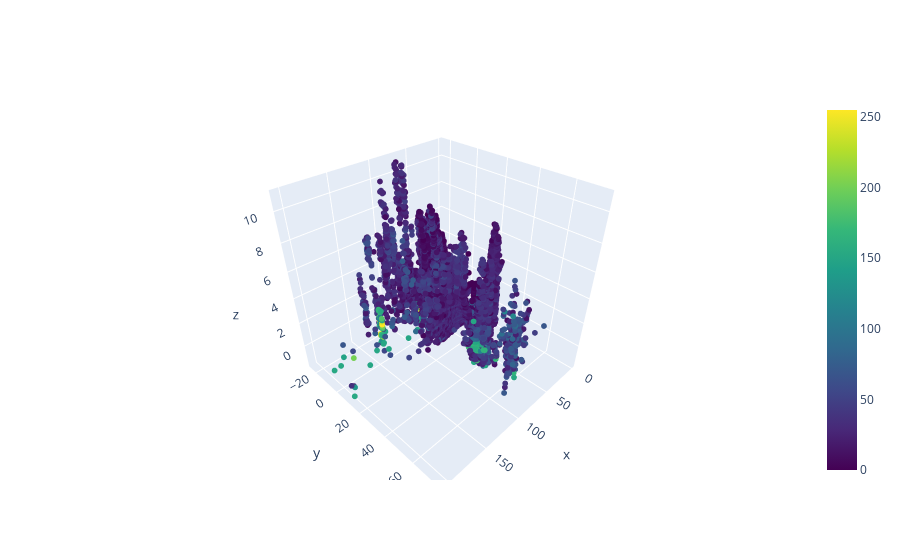

Notebook source saved alongside this figure:
### Markdown cell above
#### PointCloud2

### Code cell
# Select the recording to work with
df_info = r.select_recording_by_name("rtb")

# Load one LiDAR topic into a DataFrame
df_pc = r.read_topic("/sensor_stack/lidars/lid_1/livox/lidar_192_168_1_150")

# Extract the first point cloud frame (x, y, z, intensity)
points = df_pc.loc[0, "points"]

# Visualize the point cloud in 3D
fig = go.Figure(
    go.Scatter3d(
        x=points[:, 0],
        y=points[:, 1],
        z=points[:, 2],
        mode="markers",
        marker=dict(
            size=2,
            color=points[:, 3],  # intensity → color
            colorscale="Viridis",
            showscale=True,
        ),
    )
)

fig.show()

### Figure 1 — Plotly figure (JSON) as saved in the notebook; plotly's stock layout.template omitted (floating-point values rounded to 4 significant figures; data arrays with more than 128 entries replaced by an {"elided": "..."} marker saying what was removed)
{"data": [{"marker": {"color": {"elided": "45120 float values"}, "colorscale": [[0, "#440154"], [0.1111, "#482878"], [0.2222, "#3e4989"], [0.3333, "#31688e"], [0.4444, "#26828e"], [0.5556, "#1f9e89"], [0.6667, "#35b779"], [0.7778, "#6ece58"], [0.8889, "#b5de2b"], [1, "#fde725"]], "showscale": true, "size": 2}, "mode": "markers", "type": "scatter3d", "x": {"elided": "45120 float values"}, "y": {"elided": "45120 float values"}, "z": {"elided": "45120 float values"}}], "layout": {}}
